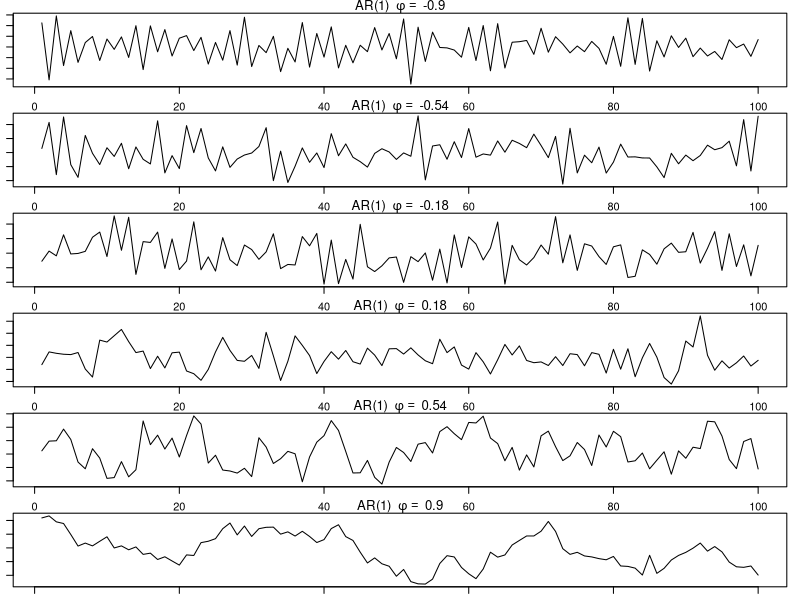
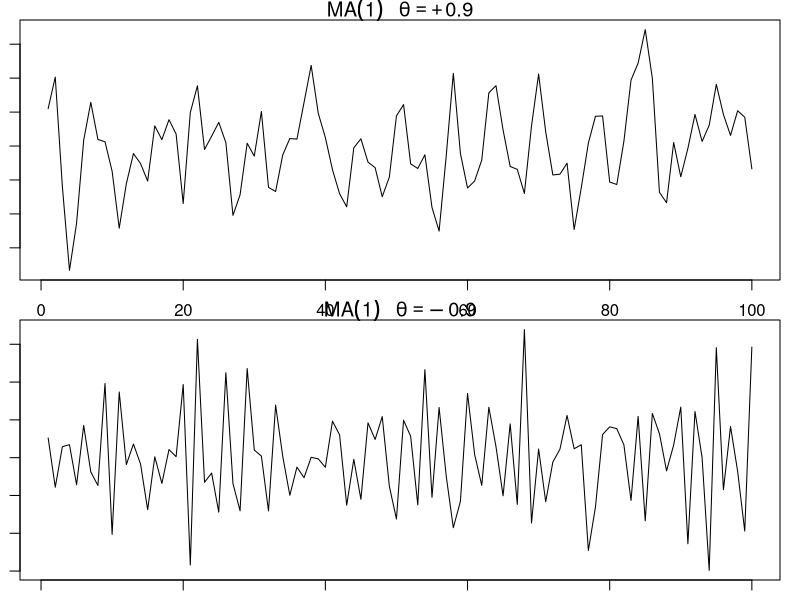

Write the R code that produced these figures, in order.
# Arima Models chapter 3 on Time series analysis and applications

dev.new()
n = 6
par(mfrow=c(n,1), mar=c(1,1,1,1))
ars = seq(from=-.9, to=.9, length.out = n)
for (i in 1:n) {
  plot( arima.sim(list(order=c(1,0,0), ar=ars[i]), n =100), ylab="X", main=(bquote("AR(1) "~phi==~.(ars[i]))))
}

# As per docs order refers to:
# A specification of the non-seasonal part of the ARIMA model: 
# the three integer components (p, d, q) are the AR order, the degree of differencing, and the MA order.
par(mfrow=c(2,1))
plot( arima.sim(list(order=c(0,0,1), ma=.9), n =100), ylab="X", main= expression(MA(1)~~~theta==+.9) )
plot( arima.sim(list(order=c(0,0,1), ma=-.9), n =100), ylab="X", main= expression(MA(1)~~~theta==-.9) )


